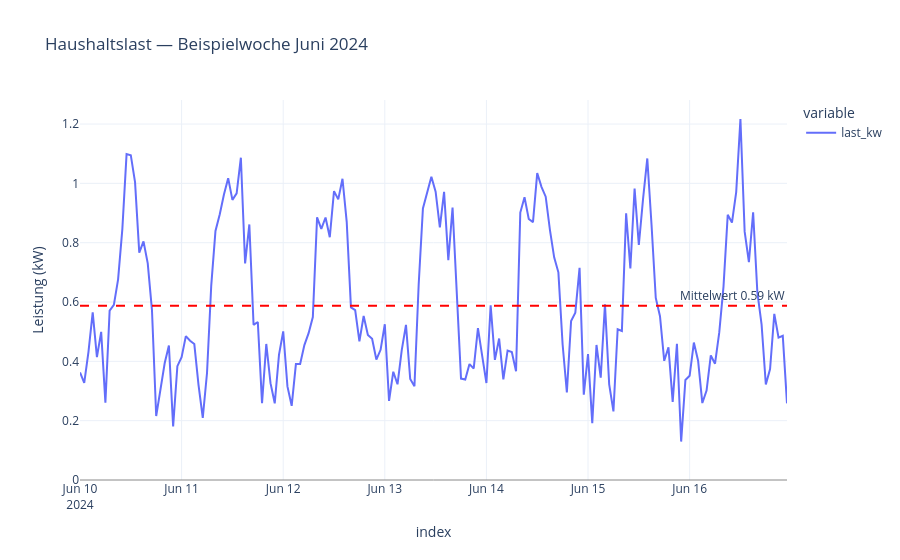

The notebook cell this image was saved under:
### Markdown cell above
**Plotly (interaktiv)**

### Code cell
woche = df.loc["2024-06-10":"2024-06-16", "last_kw"]

fig = px.line(woche, title="Haushaltslast — Beispielwoche Juni 2024",
              labels={"value": "Leistung (kW)", "timestamp": ""})
fig.add_hline(y=woche.mean(), line_dash="dash", line_color="red",
              annotation_text=f"Mittelwert {woche.mean():.2f} kW")
fig.update_yaxes(rangemode="tozero")     # Null-Linie sichtbar
fig.show()

### Figure 1 — Plotly figure (JSON) as saved in the notebook; plotly's stock layout.template omitted (floating-point values rounded to 4 significant figures; data arrays with more than 128 entries replaced by an {"elided": "..."} marker saying what was removed)
{"data": [{"hovertemplate": "variable=last_kw<br>index=%{x}<br>Leistung (kW)=%{y}<extra></extra>", "legendgroup": "last_kw", "line": {"color": "#636efa", "dash": "solid"}, "marker": {"symbol": "circle"}, "mode": "lines", "name": "last_kw", "orientation": "v", "showlegend": true, "type": "scatter", "x": {"elided": "168 str values"}, "xaxis": "x", "y": {"elided": "168 float values"}, "yaxis": "y"}], "layout": {"annotations": [{"showarrow": false, "text": "Mittelwert 0.59 kW", "x": 1, "xanchor": "right", "xref": "x domain", "y": 0.5872, "yanchor": "bottom", "yref": "y"}], "legend": {"title": {"text": "variable"}, "tracegroupgap": 0}, "shapes": [{"line": {"color": "red", "dash": "dash"}, "type": "line", "x0": 0, "x1": 1, "xref": "x domain", "y0": 0.5872, "y1": 0.5872, "yref": "y"}], "title": {"text": "Haushaltslast — Beispielwoche Juni 2024"}, "xaxis": {"anchor": "y", "domain": [0, 1], "title": {"text": "index"}}, "yaxis": {"anchor": "x", "domain": [0, 1], "rangemode": "tozero", "title": {"text": "Leistung (kW)"}}}}
